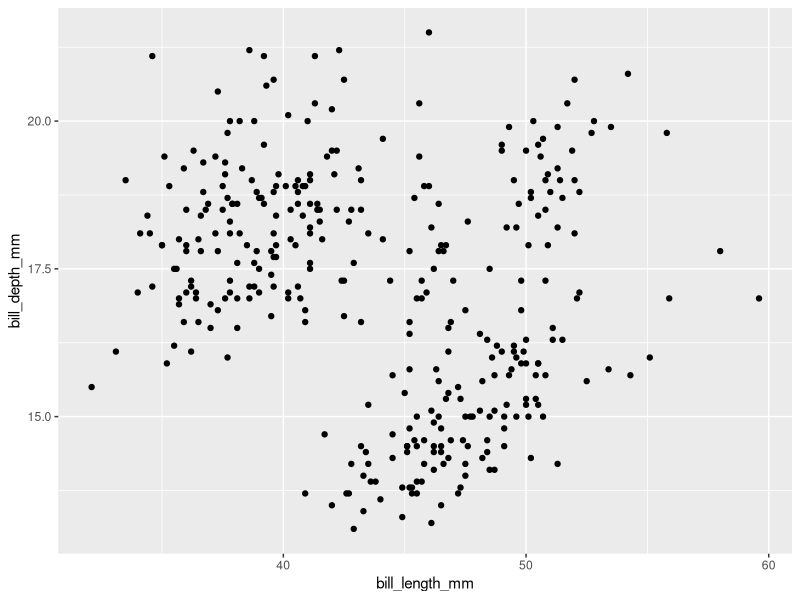
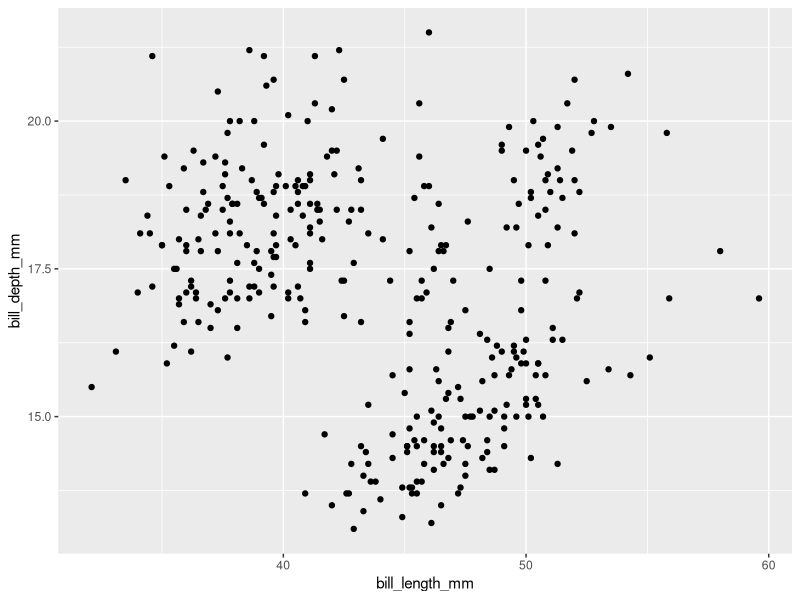
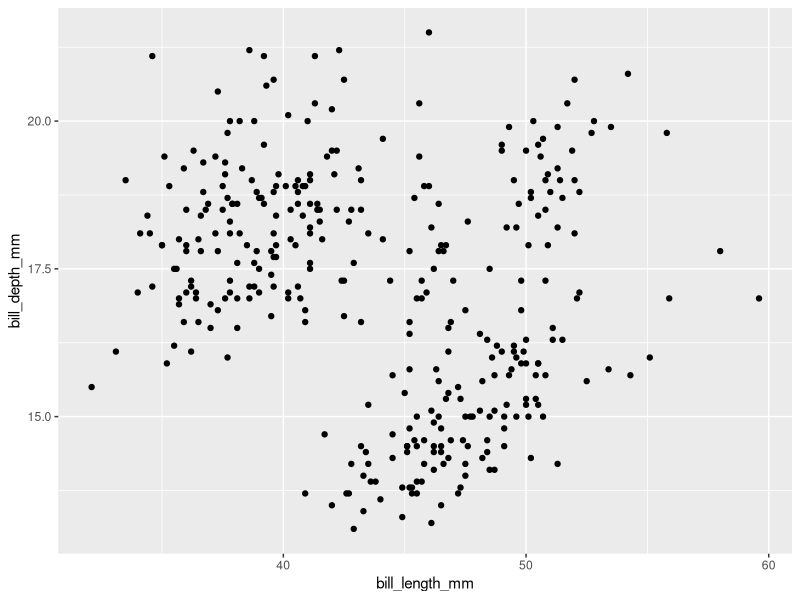
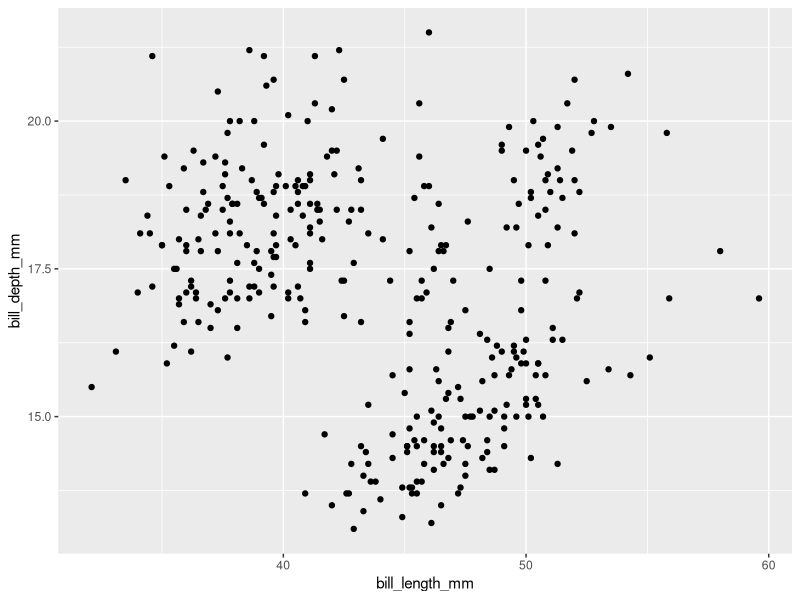
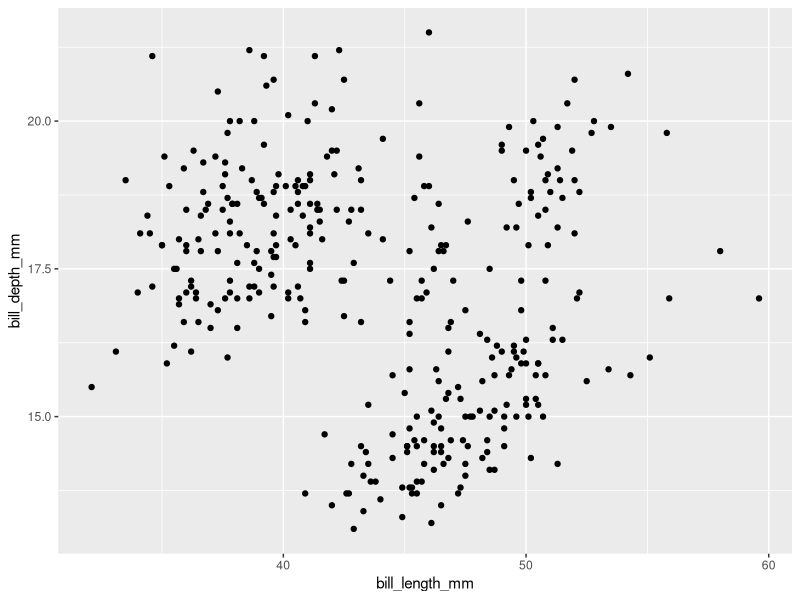
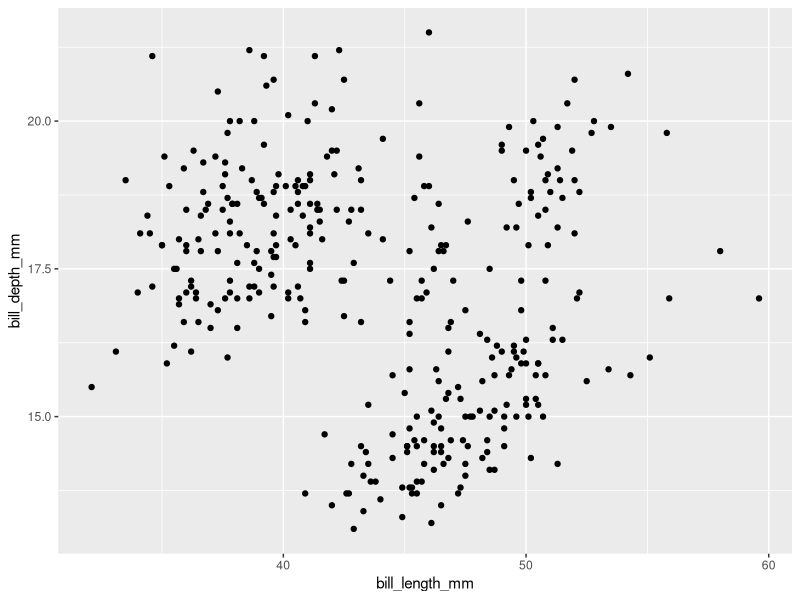
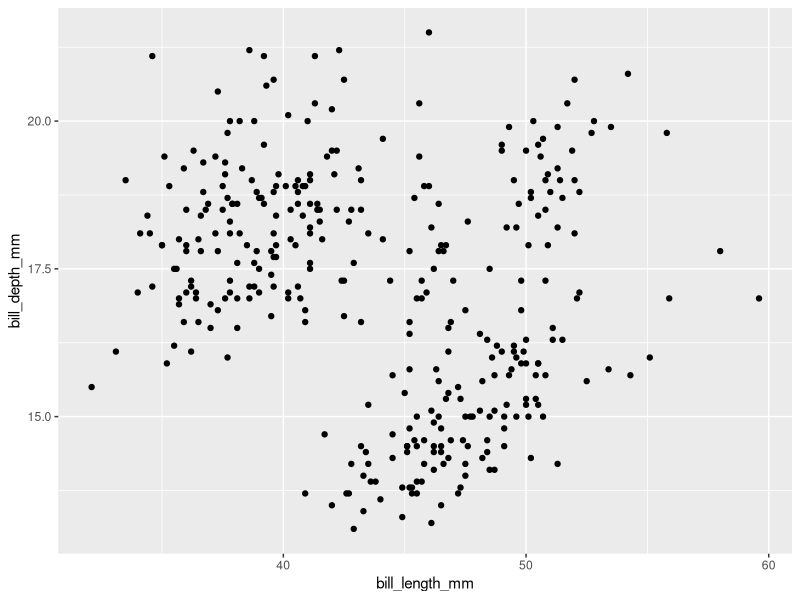
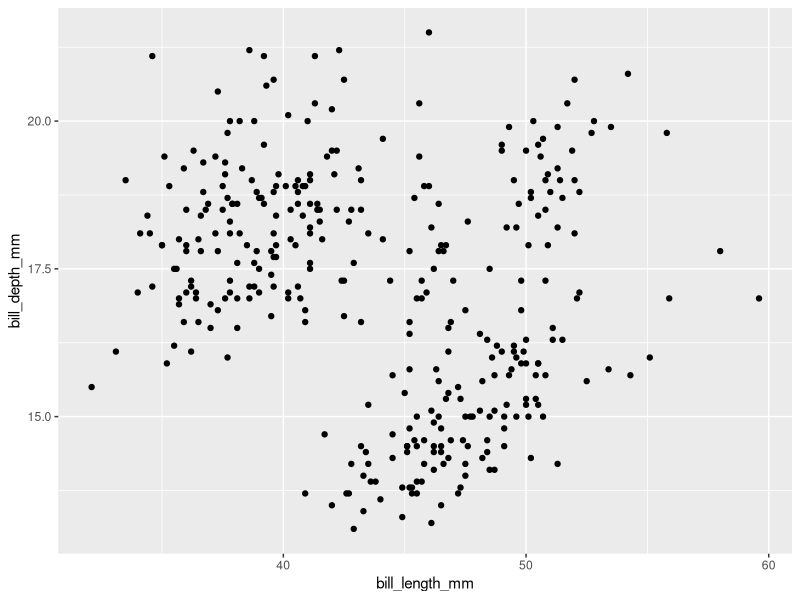

Reproduce these figures in R, in order.
## ---- chunk 1
#| message: false
#| eval: true
library(tidyverse)
library(palmerpenguins)
## ---- chunk 2
#| echo: false

ggplot(penguins, aes(x = bill_length_mm, y = bill_depth_mm)) + 
  geom_point()
## ---- chunk 3
#| echo: true

ggplot(penguins, aes(x = bill_length_mm, y = bill_depth_mm)) + 
  geom_point()
## ---- chunk 4
#| warning: false
#| echo: true

ggplot(penguins, aes(x = bill_length_mm, y = bill_depth_mm)) + 
  geom_point()
## ---- chunk 5
#| warning: true
#| echo: true

ggplot(penguins, aes(x = bill_length_mm, y = bill_depth_mm)) + 
  geom_point()
## ---- chunk 6
#| eval: true
#| echo: true

ggplot(penguins, aes(x = bill_length_mm, y = bill_depth_mm)) + 
  geom_point()
## ---- chunk 7
#| fig-width: 1
#| echo: false

ggplot(penguins, aes(x = bill_length_mm, y = bill_depth_mm)) + 
  geom_point()
## ---- chunk 8
#| fig-width: 4
#| echo: false

ggplot(penguins, aes(x = bill_length_mm, y = bill_depth_mm)) + 
  geom_point()
## ---- chunk 9
#| fig-asp: 0.1
#| echo: false

ggplot(penguins, aes(x = bill_length_mm, y = bill_depth_mm)) + 
  geom_point()
## ---- chunk 10
#| fig-asp: 0.5
#| echo: false

ggplot(penguins, aes(x = bill_length_mm, y = bill_depth_mm)) + 
  geom_point()
## ---- chunk 11
#| fig-asp: 1
#| echo: false

ggplot(penguins, aes(x = bill_length_mm, y = bill_depth_mm)) + 
  geom_point()
## ---- chunk 12
library(knitr)
## ---- chunk 13
#| echo: true



mtcars |>
  group_by(cyl) |>
  summarize(
    avg_mpg = mean(mpg),
    avg_hp = mean(hp),
    count = n()
  ) |>
  kable(digits = 2, 
        caption = "Average MPG and HP by Cylinder")
## ---- chunk 14
#| echo: true
mtcars |>
  group_by(cyl) |>
  summarize(
    avg_mpg = mean(mpg),
    avg_hp = mean(hp),
    count = n()
  ) 
